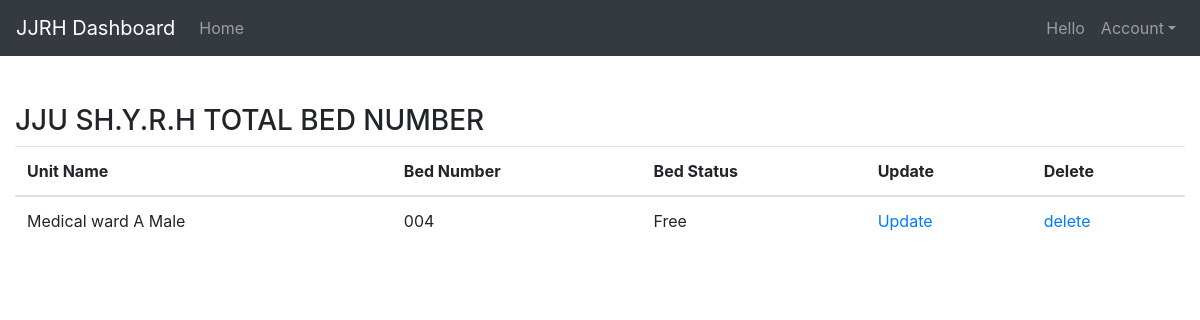
/detail/4/, run on the app's committed database.
### jjrh_bed/models.py (models this page shows, shortened)
class Bed(models.Model):
	unitname = models.ForeignKey(UnitName,on_delete=models.CASCADE,related_name='unitname')
	bed_number = models.CharField(max_length=56)
	status = models.CharField(
			max_length=34,
			choices=BED_STATUS_CHOICES,
			default='Free',
		)

class UnitName(models.Model):
	Date = models.DateField()
	unit_name = models.CharField(max_length=225)
	def __str__(self):
		return self.unit_name

### jjrh_bed/views.py (the view)
# urls.py: path('detail/<int:id>/',bed_management_detail_view,name='detail')
def bed_management_detail_view(request,id):
	bed = get_object_or_404(Bed,id=id)
	context = {
		'bed':bed,
	}
	return render(request,'jjrh_bed/bed_management_detail_view.html',context)

### jjrh_bed/templates/jjrh_bed/bed_management_detail_view.html
{%extends 'base.html'%}
{%block content%}
		<h3>JJU SH.Y.R.H TOTAL BED NUMBER</h3>
	<div class="table-responsive-lg">
	<table class="table">
	<thead>
		<tr>
		<th scope="col">Unit Name</th>
		<th scope="col">Bed Number</th>
		<th scope="col">Bed Status</th>
		<th scope="col">Update</th>
		<th scope="col">Delete</th>
		</tr>
	</thead>
	<tbody>
		<tr>
			<td>{{bed.unitname}}</td>
			<td>{{bed.bed_number}}</td>
			<td>{{bed.status}}</td>
			<td> <a href="{% url 'jjrh_bed:update' bed.id %}">Update</a></td>
			<td><a href="{% url 'jjrh_bed:delete' bed.id %}">delete</a></td>
		</tr>
	</tbody>
	</table>
</div>
{%endblock%}

### data on the page
Bed: unitname "Medical ward A Male", bed_number "004", status "Free"
